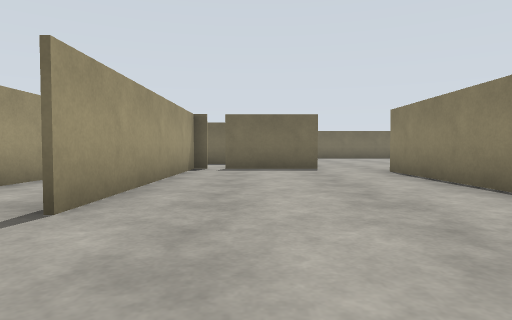
view 1 (above)

20 first-person views from a walk through a robot-simulator world made for Gazebo. The camera is 0.94 m above the floor, tilts 2° down and sees 75° across. The floor is counted in squares, 2 m on a side. Each view is taken from the middle of a square. On the plan, view 1 faces up. The plan holds only what a view shows up to about 9 squares ahead; the rest is blank.

view 2
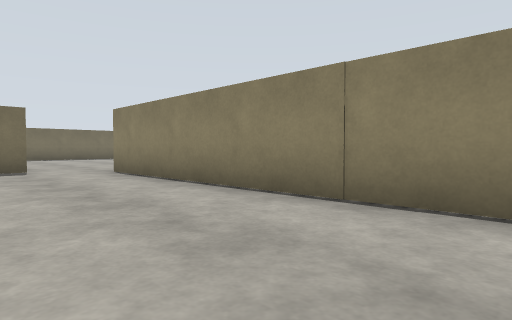

view 3
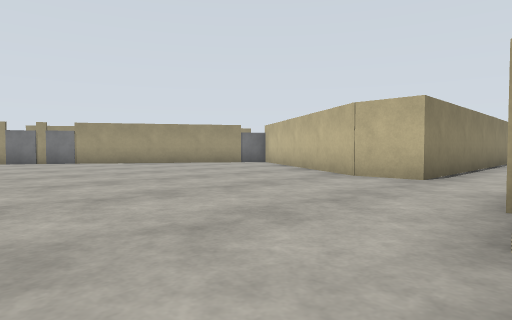

view 4
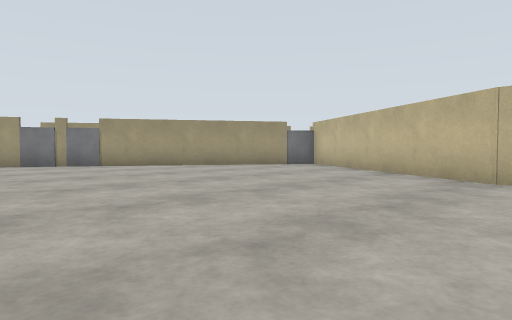

view 5
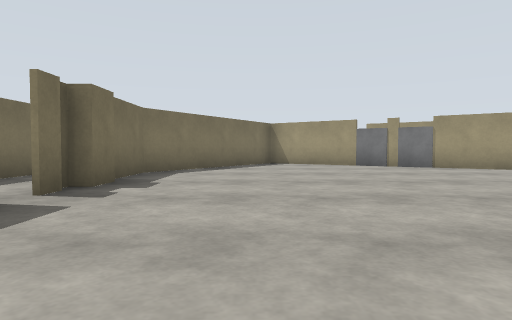

view 6
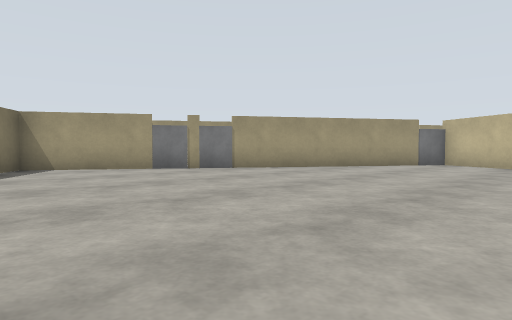

view 7
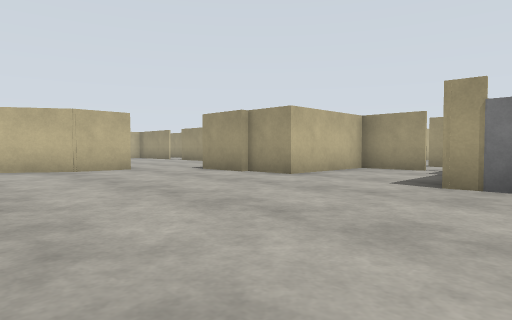

view 8
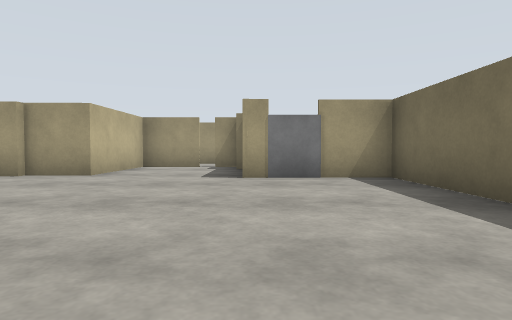

view 9
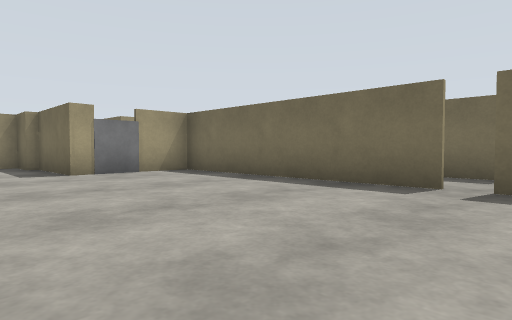

view 10
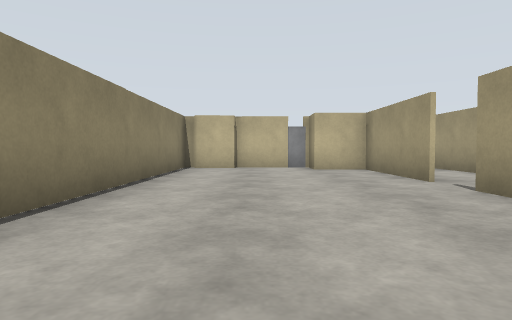

view 11
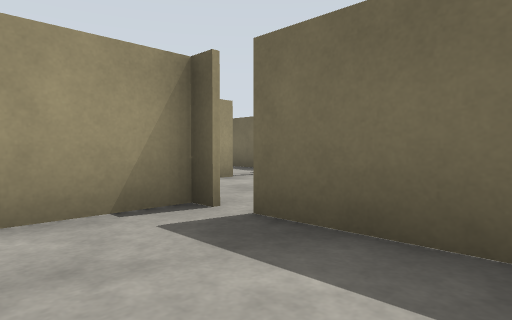

view 12
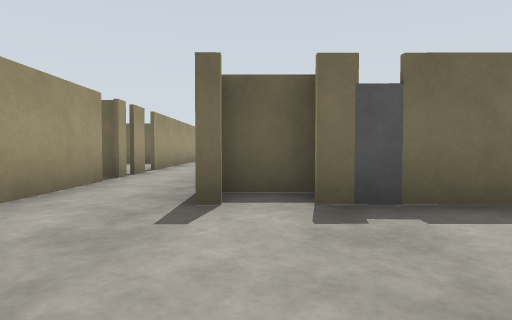

view 13
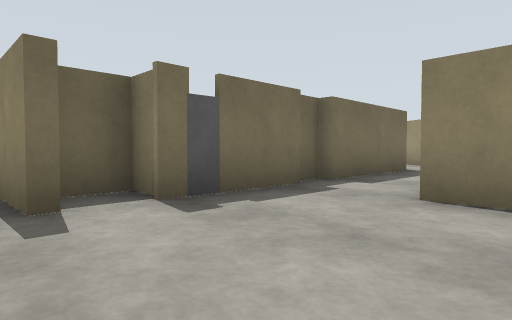

view 14
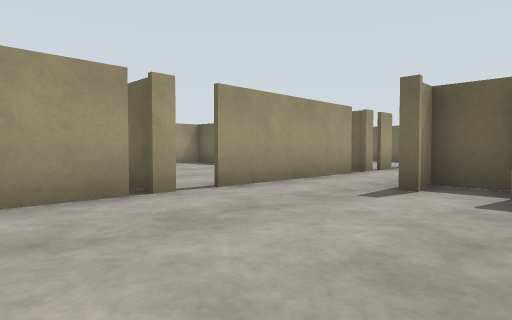

view 15
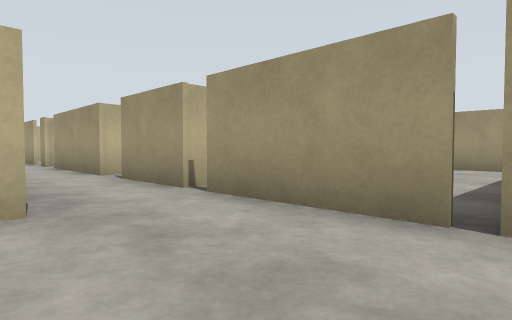

view 16
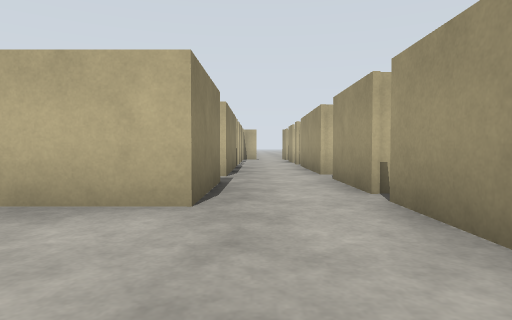

view 17
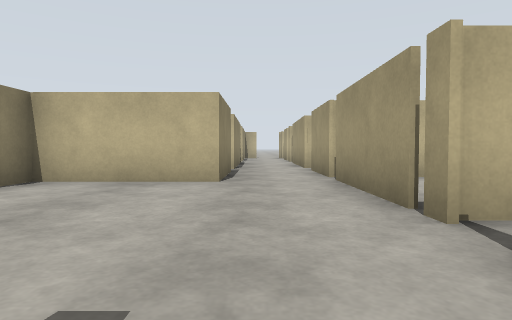

view 18
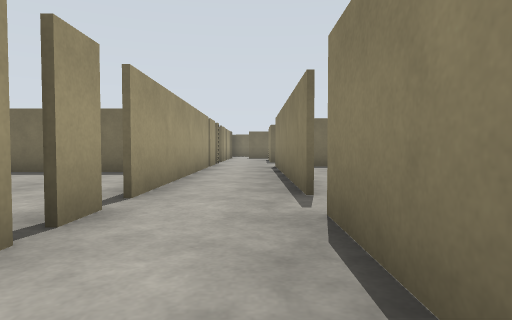

view 19
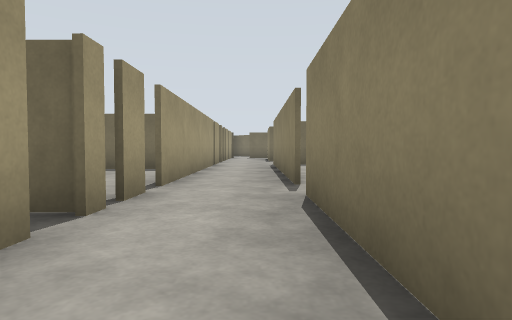

view 20
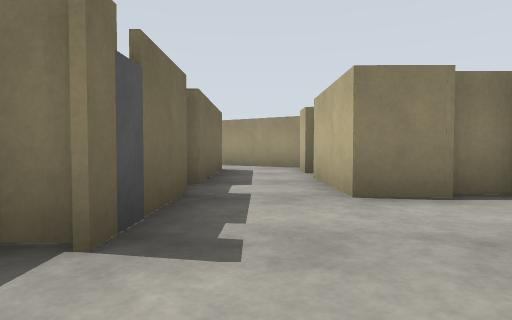

### Floor plan
Ten units are one square. View 1 is at (0, 0); x grows to the right and y downward. Boxes are objects, and circles mark ways between rooms. Rooms are numbered by the first view taken in them; rooms with no view inside come last. Other rooms are left out.
<svg viewBox="-42 -159 193 294">
<path fill="none" stroke="#000" d="M17 -133 17 -128 -5 -128M96 -48 120 -86M69 -152 26 -152M-4 -126 -14 -126 -14 -119M-14 -77 -14 -22M78 -152 73 -152M-14 -116 -14 -101 13 -101 13 -77 -8 -77M87 -150 81 -150 81 -154M133 -105 146 -125 104 -152 90 -152M-14 -14 -14 14M5 21 27 21 27 -68 39 -68 87 -38M12 50 12 39 34 39M14 56 14 50M14 24 14 19M-15 24 -15 5M17 23 3 22M-5 14 -15 14M-14 14 -14 24M-15 67 11 67 11 60M25 20 18 20M-32 45 -32 70M-32 3 -32 35M53 23 23 23M60 41 70 25M-15 -22 -15 -74M-32 -16 -32 -9M-32 -4 -37 -4M-15 5 -15 -14M-32 -74 -32 -20M-15 88 -15 67M-32 100 -32 129M-32 74 -32 93M-15 121 -15 95"/>
<rect x="115" y="-95" width="10" height="10" fill="#bbb"><title>door leaf</title></rect>
<rect x="125" y="-105" width="10" height="10" fill="#bbb"><title>door leaf</title></rect>
<rect x="-5" y="15" width="10" height="10" fill="#bbb"><title>door leaf</title></rect>
<circle cx="-10" cy="-20" r="3" fill="#2a7"/>
<circle cx="-20" cy="0" r="3" fill="#2a7"/>
<circle cx="-20" cy="70" r="3" fill="#2a7"/>
<text x="50" y="-90">1</text>
<text x="0" y="40">2</text>
<text x="-20" y="-30">3</text>
<text x="-20" y="90">4</text>
</svg>
Room 1 opens to room 3. Room 2 opens to room 3. Room 2 opens to room 4.

Where each view was taken, in squares from view 1:
view 1: 0 up, 0 right, facing up
view 2: 0 up, 0 right, facing up-right
view 3: 12 up, 1 right, facing down-right
view 4: 12 up, 3 right, facing down-right
view 5: 13 up, 4 right, facing right
view 6: 14 up, 6 right, facing down-right
view 7: 14 up, 6 right, facing down-left
view 8: 13 up, 7 right, facing left
view 9: 11 up, 8 right, facing up-left
view 10: 6 up, 1 right, facing down
view 11: 6 up, 1 right, facing up-left
view 12: 5 down, 1 left, facing up
view 13: 5 down, 2 left, facing up-right
view 14: 6 down, 0 right, facing up-left
view 15: 4 down, 1 left, facing down-left
view 16: 4 down, 2 left, facing down
view 17: 2 down, 2 left, facing down
view 18: 1 down, 2 left, facing up
view 19: 2 down, 2 left, facing up
view 20: 3 down, 2 left, facing right
